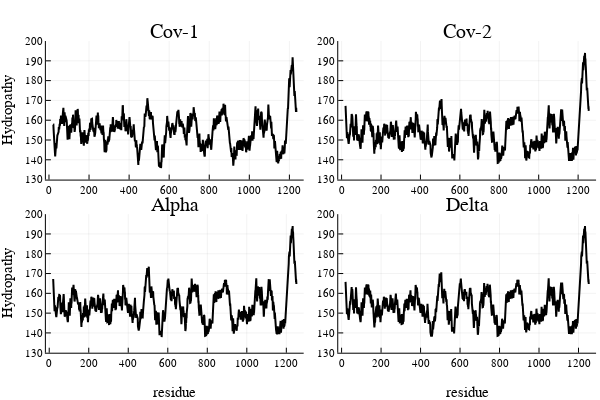

Source (notebook cell):
### Code cell
plot(p1, p2, palpha, pdelta, layout = (2, 2), legend = false)
# savefig("H.pdf")

### Figure 1 — Plotly figure (JSON) as saved in the notebook; plotly's stock layout.template omitted (floating-point values rounded to 4 significant figures; data arrays with more than 128 entries replaced by an {"elided": "..."} marker saying what was removed)
{"data": [{"colorbar": {"title": ""}, "legendgroup": "y1", "line": {"color": "rgba(0, 0, 0, 1.000)", "dash": "solid", "shape": "linear", "width": 2}, "mode": "lines", "name": "y1", "showlegend": true, "type": "scatter", "x": {"elided": "1215 int values"}, "xaxis": "x1", "y": {"elided": "1215 float values"}, "yaxis": "y1", "zmax": null, "zmin": null}, {"colorbar": {"title": ""}, "legendgroup": "y1", "line": {"color": "rgba(0, 0, 0, 1.000)", "dash": "solid", "shape": "linear", "width": 2}, "mode": "lines", "name": "y1", "showlegend": true, "type": "scatter", "x": {"elided": "1235 int values"}, "xaxis": "x2", "y": {"elided": "1235 float values"}, "yaxis": "y2", "zmax": null, "zmin": null}, {"colorbar": {"title": ""}, "legendgroup": "y1", "line": {"color": "rgba(0, 0, 0, 1.000)", "dash": "solid", "shape": "linear", "width": 2}, "mode": "lines", "name": "y1", "showlegend": true, "type": "scatter", "x": {"elided": "1232 int values"}, "xaxis": "x3", "y": {"elided": "1232 float values"}, "yaxis": "y3", "zmax": null, "zmin": null}, {"colorbar": {"title": ""}, "legendgroup": "y1", "line": {"color": "rgba(0, 0, 0, 1.000)", "dash": "solid", "shape": "linear", "width": 2}, "mode": "lines", "name": "y1", "showlegend": true, "type": "scatter", "x": {"elided": "1233 int values"}, "xaxis": "x4", "y": {"elided": "1233 float values"}, "yaxis": "y4", "zmax": null, "zmin": null}], "layout": {"annotations": [{"font": {"color": "rgba(0, 0, 0, 1.000)", "family": "sans-serif", "size": 20}, "rotation": 0, "showarrow": false, "text": "Cov-1", "x": 0.2913, "xanchor": "center", "xref": "paper", "y": 1, "yanchor": "top", "yref": "paper"}, {"font": {"color": "rgba(0, 0, 0, 1.000)", "family": "sans-serif", "size": 20}, "rotation": 0, "showarrow": false, "text": "Cov-2", "x": 0.7786, "xanchor": "center", "xref": "paper", "y": 1, "yanchor": "top", "yref": "paper"}, {"font": {"color": "rgba(0, 0, 0, 1.000)", "family": "sans-serif", "size": 20}, "rotation": 0, "showarrow": false, "text": "Alpha", "x": 0.2913, "xanchor": "center", "xref": "paper", "y": 0.5191, "yanchor": "top", "yref": "paper"}, {"font": {"color": "rgba(0, 0, 0, 1.000)", "family": "sans-serif", "size": 20}, "rotation": 0, "showarrow": false, "text": "Delta", "x": 0.7786, "xanchor": "center", "xref": "paper", "y": 0.5191, "yanchor": "top", "yref": "paper"}], "height": 400, "margin": {"b": 20, "l": 0, "r": 0, "t": 20}, "paper_bgcolor": "rgba(255, 255, 255, 1.000)", "plot_bgcolor": "rgba(255, 255, 255, 1.000)", "showlegend": false, "width": 600, "xaxis1": {"anchor": "y1", "domain": [0.07647, 0.5062], "gridcolor": "rgba(0, 0, 0, 0.100)", "gridwidth": 0.5, "linecolor": "rgba(0, 0, 0, 1.000)", "mirror": false, "range": [-15.42, 1271.0], "showgrid": true, "showline": true, "showticklabels": true, "tickangle": 0, "tickcolor": "rgb(0, 0, 0)", "tickfont": {"color": "rgba(0, 0, 0, 1.000)", "family": "sans-serif", "size": 11}, "tickmode": "array", "ticks": "inside", "ticktext": ["0", "200", "400", "600", "800", "1000", "1200"], "tickvals": [0, 200, 400, 600, 800, 1000, 1200], "title": "", "titlefont": {"color": "rgba(0, 0, 0, 1.000)", "family": "sans-serif", "size": 15}, "type": "-", "visible": true, "zeroline": false, "zerolinecolor": "rgba(0, 0, 0, 1.000)"}, "xaxis2": {"anchor": "y2", "domain": [0.5637, 0.9934], "gridcolor": "rgba(0, 0, 0, 0.100)", "gridwidth": 0.5, "linecolor": "rgba(0, 0, 0, 1.000)", "mirror": false, "range": [-17.02, 1291.0], "showgrid": true, "showline": true, "showticklabels": true, "tickangle": 0, "tickcolor": "rgb(0, 0, 0)", "tickfont": {"color": "rgba(0, 0, 0, 1.000)", "family": "sans-serif", "size": 11}, "tickmode": "array", "ticks": "inside", "ticktext": ["0", "200", "400", "600", "800", "1000", "1200"], "tickvals": [0, 200, 400, 600, 800, 1000, 1200], "title": "", "titlefont": {"color": "rgba(0, 0, 0, 1.000)", "family": "sans-serif", "size": 15}, "type": "-", "visible": true, "zeroline": false, "zerolinecolor": "rgba(0, 0, 0, 1.000)"}, "xaxis3": {"anchor": "y3", "domain": [0.07647, 0.5062], "gridcolor": "rgba(0, 0, 0, 0.100)", "gridwidth": 0.5, "linecolor": "rgba(0, 0, 0, 1.000)", "mirror": false, "range": [-16.93, 1288.0], "showgrid": true, "showline": true, "showticklabels": true, "tickangle": 0, "tickcolor": "rgb(0, 0, 0)", "tickfont": {"color": "rgba(0, 0, 0, 1.000)", "family": "sans-serif", "size": 11}, "tickmode": "array", "ticks": "inside", "ticktext": ["0", "200", "400", "600", "800", "1000", "1200"], "tickvals": [0, 200, 400, 600, 800, 1000, 1200], "title": "residue", "titlefont": {"color": "rgba(0, 0, 0, 1.000)", "family": "sans-serif", "size": 15}, "type": "-", "visible": true, "zeroline": false, "zerolinecolor": "rgba(0, 0, 0, 1.000)"}, "xaxis4": {"anchor": "y4", "domain": [0.5637, 0.9934], "gridcolor": "rgba(0, 0, 0, 0.100)", "gridwidth": 0.5, "linecolor": "rgba(0, 0, 0, 1.000)", "mirror": false, "range": [-16.96, 1289.0], "showgrid": true, "showline": true, "showticklabels": true, "tickangle": 0, "tickcolor": "rgb(0, 0, 0)", "tickfont": {"color": "rgba(0, 0, 0, 1.000)", "family": "sans-serif", "size": 11}, "tickmode": "array", "ticks": "inside", "ticktext": ["0", "200", "400", "600", "800", "1000", "1200"], "tickvals": [0, 200, 400, 600, 800, 1000, 1200], "title": "residue", "titlefont": {"color": "rgba(0, 0, 0, 1.000)", "family": "sans-serif", "size": 15}, "type": "-", "visible": true, "zeroline": false, "zerolinecolor": "rgba(0, 0, 0, 1.000)"}, "yaxis1": {"anchor": "x1", "domain": [0.5567, 0.9415], "gridcolor": "rgba(0, 0, 0, 0.100)", "gridwidth": 0.5, "linecolor": "rgba(0, 0, 0, 1.000)", "mirror": false, "range": [130, 200], "showgrid": true, "showline": true, "showticklabels": true, "tickangle": 0, "tickcolor": "rgb(0, 0, 0)", "tickfont": {"color": "rgba(0, 0, 0, 1.000)", "family": "sans-serif", "size": 11}, "tickmode": "array", "ticks": "inside", "ticktext": ["130", "140", "150", "160", "170", "180", "190", "200"], "tickvals": [130, 140, 150, 160, 170, 180, 190, 200], "title": "Hydropathy", "titlefont": {"color": "rgba(0, 0, 0, 1.000)", "family": "sans-serif", "size": 15}, "type": "-", "visible": true, "zeroline": false, "zerolinecolor": "rgba(0, 0, 0, 1.000)"}, "yaxis2": {"anchor": "x2", "domain": [0.5567, 0.9415], "gridcolor": "rgba(0, 0, 0, 0.100)", "gridwidth": 0.5, "linecolor": "rgba(0, 0, 0, 1.000)", "mirror": false, "range": [130, 200], "showgrid": true, "showline": true, "showticklabels": true, "tickangle": 0, "tickcolor": "rgb(0, 0, 0)", "tickfont": {"color": "rgba(0, 0, 0, 1.000)", "family": "sans-serif", "size": 11}, "tickmode": "array", "ticks": "inside", "ticktext": ["130", "140", "150", "160", "170", "180", "190", "200"], "tickvals": [130, 140, 150, 160, 170, 180, 190, 200], "title": "", "titlefont": {"color": "rgba(0, 0, 0, 1.000)", "family": "sans-serif", "size": 15}, "type": "-", "visible": true, "zeroline": false, "zerolinecolor": "rgba(0, 0, 0, 1.000)"}, "yaxis3": {"anchor": "x3", "domain": [0.07581, 0.4606], "gridcolor": "rgba(0, 0, 0, 0.100)", "gridwidth": 0.5, "linecolor": "rgba(0, 0, 0, 1.000)", "mirror": false, "range": [130, 200], "showgrid": true, "showline": true, "showticklabels": true, "tickangle": 0, "tickcolor": "rgb(0, 0, 0)", "tickfont": {"color": "rgba(0, 0, 0, 1.000)", "family": "sans-serif", "size": 11}, "tickmode": "array", "ticks": "inside", "ticktext": ["130", "140", "150", "160", "170", "180", "190", "200"], "tickvals": [130, 140, 150, 160, 170, 180, 190, 200], "title": "Hydropathy", "titlefont": {"color": "rgba(0, 0, 0, 1.000)", "family": "sans-serif", "size": 15}, "type": "-", "visible": true, "zeroline": false, "zerolinecolor": "rgba(0, 0, 0, 1.000)"}, "yaxis4": {"anchor": "x4", "domain": [0.07581, 0.4606], "gridcolor": "rgba(0, 0, 0, 0.100)", "gridwidth": 0.5, "linecolor": "rgba(0, 0, 0, 1.000)", "mirror": false, "range": [130, 200], "showgrid": true, "showline": true, "showticklabels": true, "tickangle": 0, "tickcolor": "rgb(0, 0, 0)", "tickfont": {"color": "rgba(0, 0, 0, 1.000)", "family": "sans-serif", "size": 11}, "tickmode": "array", "ticks": "inside", "ticktext": ["130", "140", "150", "160", "170", "180", "190", "200"], "tickvals": [130, 140, 150, 160, 170, 180, 190, 200], "title": "", "titlefont": {"color": "rgba(0, 0, 0, 1.000)", "family": "sans-serif", "size": 15}, "type": "-", "visible": true, "zeroline": false, "zerolinecolor": "rgba(0, 0, 0, 1.000)"}}}
